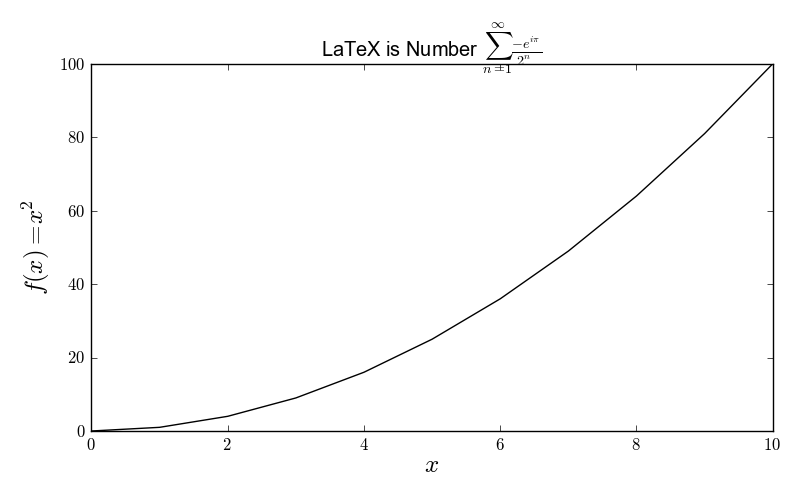

Write the Python code that produced this figure.
line = Line()
line.xValues = [0, 1, 2, 3, 4, 5,
                6, 7, 8, 9, 10]
line.yValues = [0, 1, 4, 9, 16, 25,
                36, 49, 64, 81, 100]

plot = Plot()
plot.useLatexLabels()
plot.setXLabel(r"$x$")
plot.setYLabel(r"$f(x) = x^2$")
plot.setTitle(
    r"LaTeX is Number $\sum_{n=1}^{\infty}"
    "\frac{-e^{i\pi}}{2^n}$")
plot.add(line)

layout = PlotLayout()
layout.addPlot(plot)

layout.setAxesLabelSize(18)
layout.setPlotParameters(top=0.84)
layout.save("latex.png")
